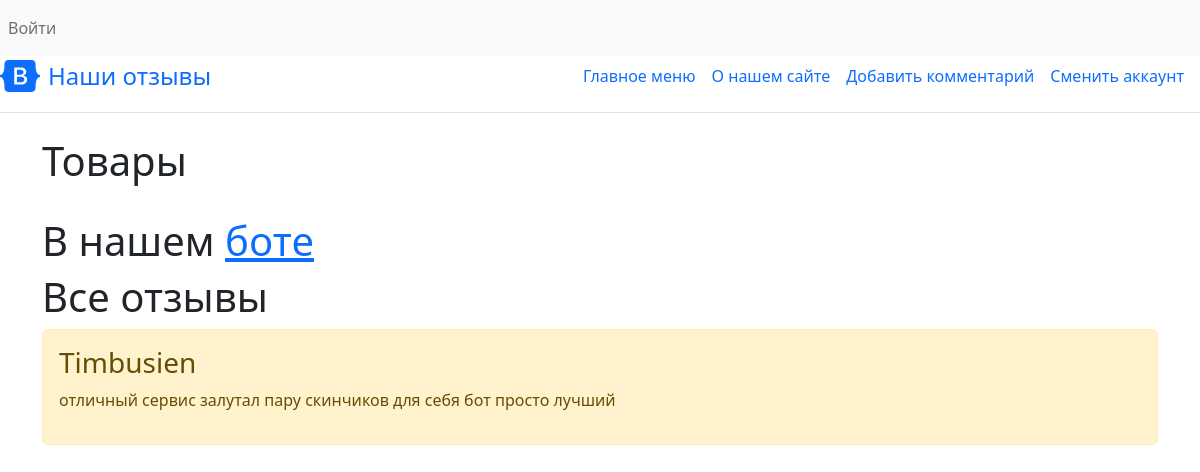
Before: / with the older database file.
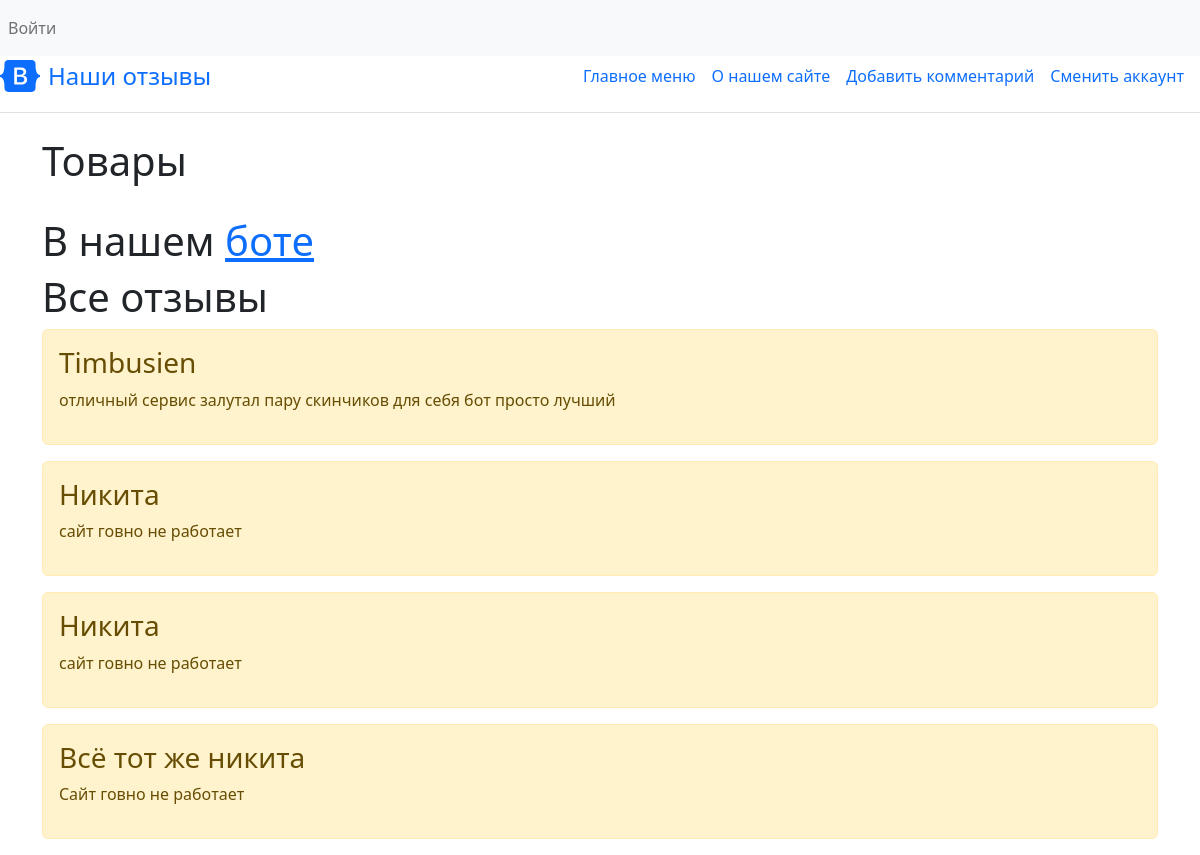
After: the same page with the newer database file.
### item/models.py (models this page shows, shortened)
class Task(models.Model):
    title = models.CharField('Тема', max_length=100)
    task = models.TextField('Содержание')
    class Meta:
        verbose_name = 'Жалобы или поправки'
        verbose_name_plural = 'Содержание жалобы'

### item/views.py (the view)
# urls.py: path('', views.index, name='homepage'),
def index(request):
    task = Task.objects.all()
    return render(request, 'item/index.html', {'title' : 'Главное меню', 'tasks' : task})

### item/templates/item/index.html (shortened to what this page needs)
{% extends 'item/base.html' %}
{% block content %}
    <h1>Товары</h1>
    <h1>В нашем <a href="https://t.me/CounterStrikeCases_bot">боте</a></h1>
    <h1>Все отзывы</h1>
    {% if tasks %}
        {% for el in tasks %}
            <div class="alert alert-warning mt-2">
                <h3>{{ el.title }}</h3>
                <p>{{ el.task }}</p>
            </div>
        {% endfor %}
    {% else %}
        <p>Жалоб и предложений пока нет</p>
    {% endif %}
{% endblock %}

Changed rows visible on the page:
added Task: title "Никита", task "сайт говно не работает"
added Task: title "Никита", task "сайт говно не работает"
added Task: title "Всё тот же никита", task "Сайт говно не работает"
